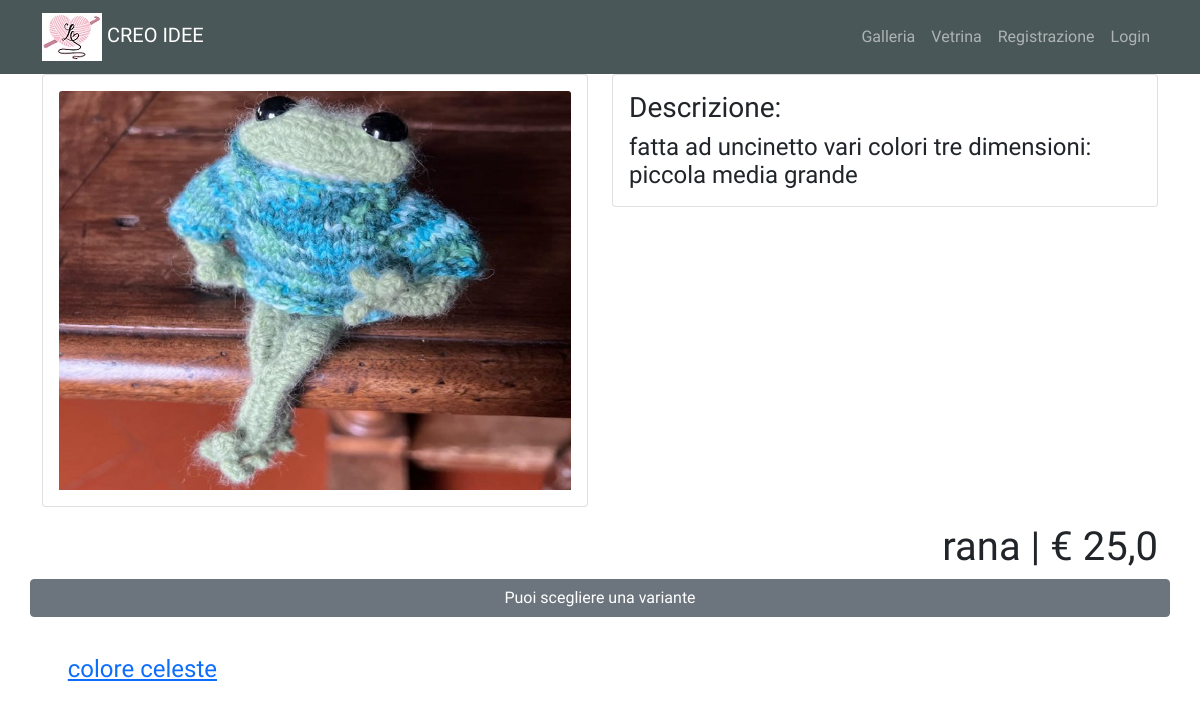
The page /vetrina/articolo/1/ on the database its author committed.
### vetrina/models.py (models this page shows, shortened)
class Oggetto(models.Model):
    nome = models.CharField(max_length=50)
    foto = models.ImageField()
    codart = models.CharField(max_length=8)
    descrizione = models.TextField()
    prezzo = models.FloatField()
    class Meta:
        verbose_name = "Oggetto"
        verbose_name_plural = "Oggetti"

class Tipologia(models.Model):
    titolo = models.CharField(max_length=50)
    data_tipologia = models.DateField(auto_now_add=True)
    dettagli = models.TextField()
    oggetto_appartenenza = models.ForeignKey(Oggetto, on_delete=models.CASCADE, related_name="tipologie")
    class Meta:
        verbose_name = "Tipologia"
        verbose_name_plural = "Tipologie"

### vetrina/views.py (the view)
# urls.py: path('articolo/<int:pk>/', views.articolo_dettaglio, name='articolo_view'),
def articolo_dettaglio(request, pk):
    oggetto = get_object_or_404(Oggetto, pk=pk)
    tipologia_oggetto = Tipologia.objects.filter(
        oggetto_appartenenza=oggetto)
    context = {"oggetto": oggetto, "categoria": tipologia_oggetto}
    return render(request, "vetrina/articolo_dettaglio.html", context)

### vetrina/templates/vetrina/articolo_dettaglio.html (shortened to what this page needs)
{% extends 'base.html' %}
{% block content %}
<div class="row">
	<div class="col-sm-6 mb-3 mb-sm-3">
	  <div class="card">
		<div class="card-body">
			<img src="{{ oggetto.foto.url }}" class="card-img-top" alt="...">
		</div>
	  </div>
	</div>
	<div class="col-sm-6">
	  <div class="card">
		<div class="card-body">
			<div class="card-title"><h3>Descrizione:</h3></div>
			<h4 class="card-text">{{ oggetto.descrizione }}</h4>
		</div>
	  </div>
	</div>
  </div>
<div class="row" style="text-align: right;">
	<h1>{{ oggetto.nome }} | € {{ oggetto.prezzo }}</h1>
	<a href="#" type="button" class="btn btn-secondary">Puoi scegliere una variante</a>
</div>
{% for tipologia in categoria %}
<div class="row">
	<div class="container" style="padding: 1cm;">
		<h4><a href="{% url 'view_categoria' pk=tipologia.pk %}"> {{ tipologia.titolo }} </a></h4>
	</div>
</div>
{% endfor %}
{% endblock content %}

### static-storage/CSS/nice.css (style rules this page uses)
body { font-family: 'Aclonica', sans-serif; }

### rows shown on the page
Oggetto: foto (picture), descrizione "fatta ad uncinetto vari colori tre dimensioni: piccola media grande", nome "rana", prezzo "25,0"
Tipologia: titolo "colore celeste"
